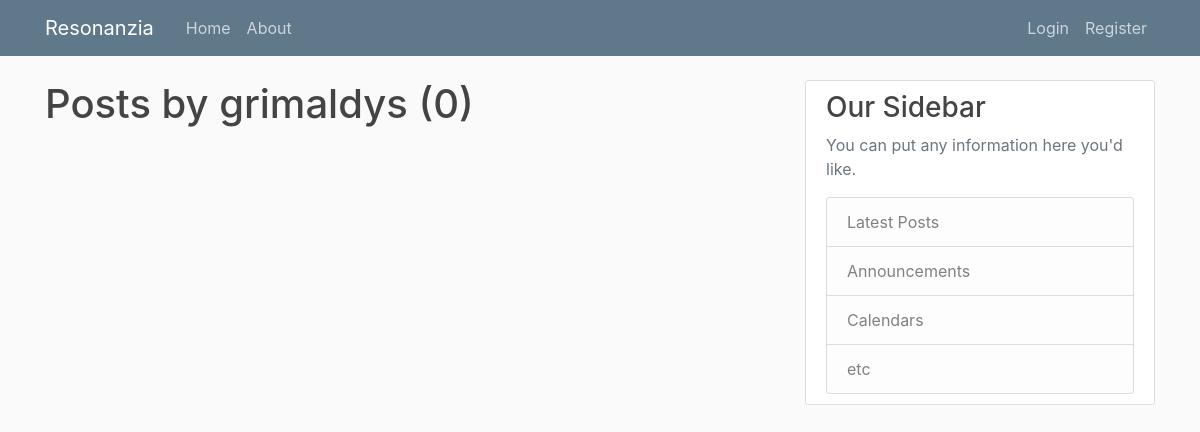
The page /user/grimaldys on the database as committed earlier.
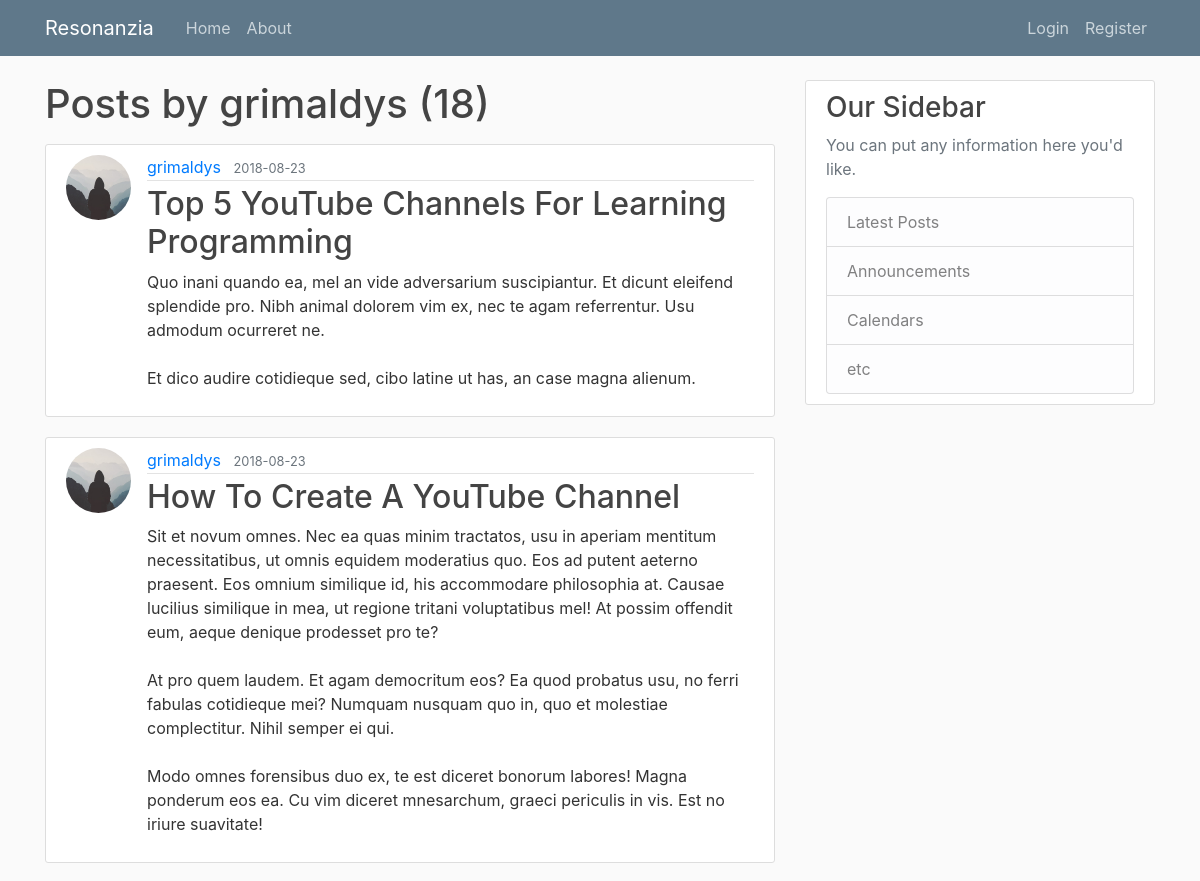
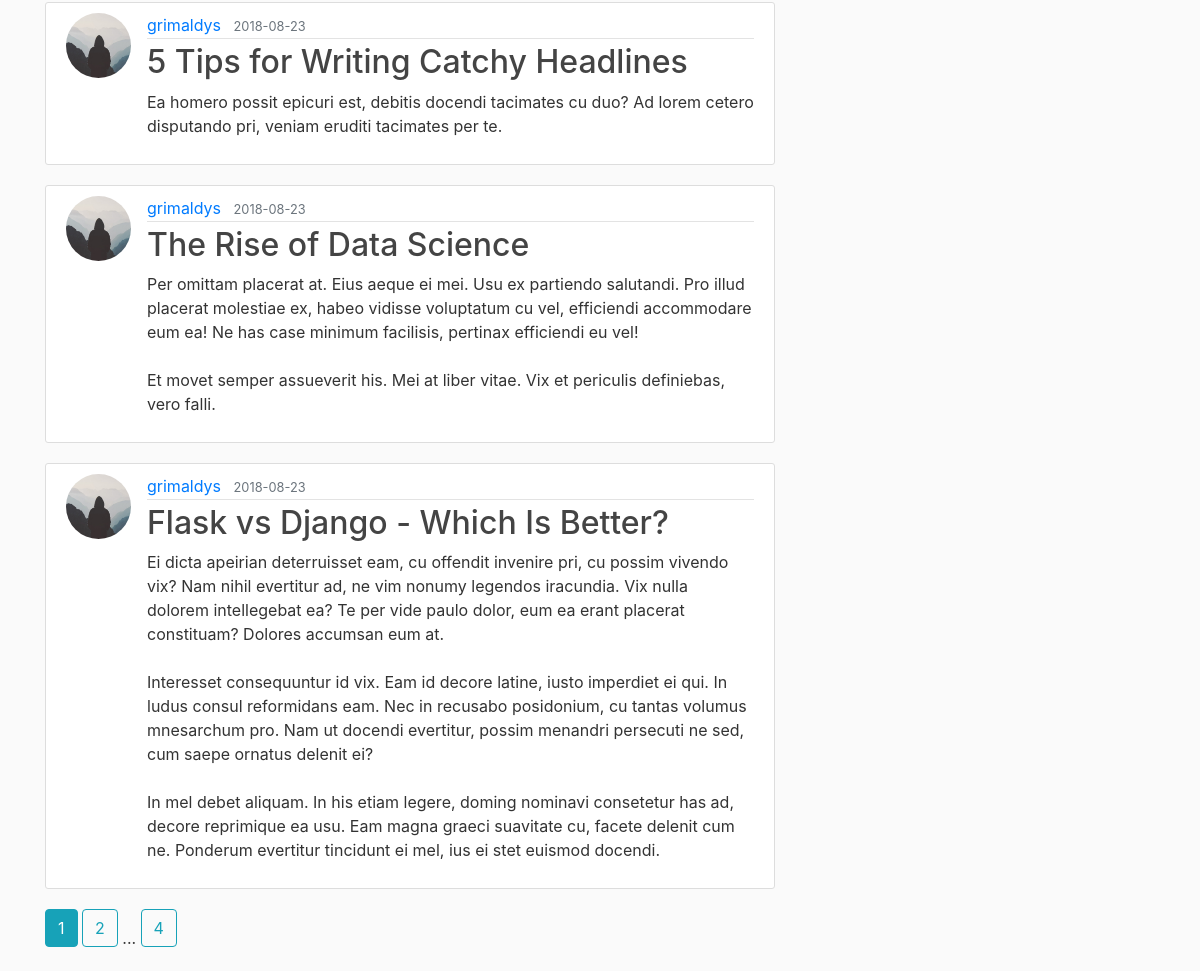
The same page on the database as committed later (2 pictures, top to bottom).
### flaskblog/models.py (models this page shows, shortened)
class User(db.Model, UserMixin):
    id = db.Column(db.Integer, primary_key=True)
    username = db.Column(db.String(20), unique=True, nullable=False)
    email = db.Column(db.String(120), unique=True, nullable=False)
    image_file = db.Column(db.String(20), nullable=False, default='default.jpg')
    password = db.Column(db.String(60), nullable=False, )
    posts = db.relationship('Post', backref='author', lazy=True)

class Post(db.Model):
    id = db.Column(db.Integer, primary_key=True)
    title = db.Column(db.String(100), nullable=False)
    date_posted = db.Column(db.DateTime, nullable=False,
                            default=datetime.utcnow)
    content = db.Column(db.Text, nullable=False)
    user_id = db.Column(db.Integer, db.ForeignKey('user.id'), nullable=False)

### flaskblog/users/routes.py (the view)
@users.route("/user/<string:username>")
def user_posts(username):
    page = request.args.get('page', 1, type=int)
    user = User.query.filter_by(username=username).first_or_404()
    posts = Post.query.filter_by(author=user)\
        .order_by(Post.date_posted.desc())\
        .paginate(page=page, per_page=5)
    return render_template('user_post.html', posts=posts, user=user)

### flaskblog/templates/user_post.html
{% extends "layout.html" %}
{% block content %}
  <h1 class="mb-3">Posts by {{ user.username }} ({{ posts.total }})</h1>
  {% for post in posts.items %}
    <article class="media content-section">
      <img class="rounded-circle article-img" src="{{ url_for('static',
      filename='profile_pics/' + post.author.image_file) }}">
      <div class="media-body">
        <div class="article-metadata">
          <a class="mr-2" href="{{ url_for('users.user_posts', username=post.author.username) }}">{{ post.author.username }}</a>
          <small class="text-muted">{{ post.date_posted.strftime('%Y-%m-%d') }}</small>
        </div>
        <h2><a class="article-title" href="{{ url_for('posts.post', post_id=post.id) }}">{{ post.title }}</a></h2>
        <p class="article-content">{{ post.content }}</p>
      </div>
    </article>
  {% endfor %}
  {% for page_num in posts.iter_pages(left_edge=1, right_edge=1, left_current=1, right_current=2) %}
    {% if page_num %}
      {% if posts.page == page_num %}
        <a class="btn btn-info mb-4" href="{{ url_for('users.user_posts', username=user.username, page=page_num) }}">{{ page_num }}</a>
      {% else %}
        <a class="btn btn-outline-info mb-4" href="{{ url_for('users.user_posts', username=user.username, page=page_num) }}">{{ page_num }}</a>
      {% endif %}
    {% else %}
      ...
    {% endif %}
  {% endfor %}
{% endblock content %}

### flaskblog/templates/layout.html (shortened to what this page needs)
<!DOCTYPE html>
<html lang="en">
<head>
    <link rel="stylesheet" href="https://maxcdn.bootstrapcdn.com/bootstrap/4.0.0/css/bootstrap.min.css">
    <link rel="stylesheet" type="text/css" href="{{ url_for('static', filename='main.css') }}">
</head>
<body>
    <header class="site-header">
      <nav class="navbar navbar-expand-md navbar-dark bg-steel fixed-top">
        <div class="container">
          <a class="navbar-brand mr-4" href="/">Resonanzia</a>
          <div class="collapse navbar-collapse" id="navbarToggle">
            <div class="navbar-nav mr-auto">
              <a class="nav-item nav-link" href="{{ url_for('main.home') }}">Home</a>
              <a class="nav-item nav-link" href="{{ url_for('main.about') }}">About</a>
            </div>
            <div class="navbar-nav">
              {% if current_user.is_authenticated %}
                <a class="nav-item nav-link" href="{{ url_for('posts.new_post') }}">New Post</a>
                <a class="nav-item nav-link" href="{{ url_for('users.account') }}">Account</a>
                <a class="nav-item nav-link" href="{{ url_for('users.logout') }}">Logout</a>
              {% else %}
                <a class="nav-item nav-link" href="{{ url_for('users.login') }}">Login</a>
                <a class="nav-item nav-link" href="{{ url_for('users.register') }}">Register</a>
              {% endif %}
            </div>
          </div>
        </div>
      </nav>
    </header>
    <main role="main" class="container">
      <div class="row">
        <div class="col-md-8">
          {% block content %}{% endblock %}
        </div>
        <div class="col-md-4">
          <div class="content-section">
            <h3>Our Sidebar</h3>
            <p class='text-muted'>You can put any information here you'd like.</p>
              <ul class="list-group">
                <li class="list-group-item list-group-item-light">Latest Posts</li>
                <li class="list-group-item list-group-item-light">Announcements</li>
                <li class="list-group-item list-group-item-light">Calendars</li>
                <li class="list-group-item list-group-item-light">etc</li>
              </ul>
          </div>
        </div>
      </div>
    </main>
</body>
</html>

### flaskblog/static/main.css (style rules this page uses)
body { background: #fafafa; color: #333333; margin-top: 5rem; }
h1, h2, h3, h4, h5, h6 { color: #444444; }
.bg-steel { background-color: #5f788a; }
.site-header .navbar-nav .nav-link { color: #cbd5db; }
.content-section { background: #ffffff; padding: 10px 20px; border: 1px solid #dddddd; border-radius: 3px; margin-bottom: 20px; }
.article-title { color: #444444; }
.article-content { white-space: pre-line; }
.article-img { height: 65px; width: 65px; margin-right: 16px; }
.article-metadata { padding-bottom: 1px; margin-bottom: 4px; border-bottom: 1px solid #e3e3e3 }

Rows that differ between the two databases and show on the page:
added Post: image_file (placeholder picture), author.username "grimaldys", date_posted "2018-08-23", title "Top 5 YouTube Channels For Learning Programming", content "Quo inani quando ea, mel an vide adversarium suscipiantur. Et dicunt eleifend splendide pro. Nibh animal dolorem vim ex, nec te agam referrentur. Usu admodum ocurreret ne. Et dico audire cotidieque sed, cibo latine ut has, an case magna alienum."
added Post: image_file (placeholder picture), author.username "grimaldys", date_posted "2018-08-23", title "How To Create A YouTube Channel", content "Sit et novum omnes. Nec ea quas minim tractatos, usu in aperiam mentitum necessitatibus, ut omnis equidem moderatius quo. Eos ad putent aeterno praesent. Eos omnium similique id, his accommodare philosophia at. Causae lucilius similique in mea, ut regione tritani voluptatibus mel! At possim offendit eum, aeque denique prodesset pro te? At pro quem laudem. Et agam democritum eos? Ea quod probatus usu, no ferri fabulas cotidieque mei? Numquam nusquam quo in, quo et molestiae complectitur. Nihil semper ei qui. Modo omnes forensibus duo ex, te est diceret bonorum labores! Magna ponderum eos ea. Cu vim diceret mnesarchum, graeci periculis in vis. Est no iriure suavitate!"
added Post: image_file (placeholder picture), author.username "grimaldys", date_posted "2018-08-23", title "5 Tips for Writing Catchy Headlines", content "Ea homero possit epicuri est, debitis docendi tacimates cu duo? Ad lorem cetero disputando pri, veniam eruditi tacimates per te."
added Post: image_file (placeholder picture), author.username "grimaldys", date_posted "2018-08-23", title "The Rise of Data Science", content "Per omittam placerat at. Eius aeque ei mei. Usu ex partiendo salutandi. Pro illud placerat molestiae ex, habeo vidisse voluptatum cu vel, efficiendi accommodare eum ea! Ne has case minimum facilisis, pertinax efficiendi eu vel! Et movet semper assueverit his. Mei at liber vitae. Vix et periculis definiebas, vero falli."
added Post: image_file (placeholder picture), author.username "grimaldys", date_posted "2018-08-23", title "Flask vs Django - Which Is Better?", content "Ei dicta apeirian deterruisset eam, cu offendit invenire pri, cu possim vivendo vix? Nam nihil evertitur ad, ne vim nonumy legendos iracundia. Vix nulla dolorem intellegebat ea? Te per vide paulo dolor, eum ea erant placerat constituam? Dolores accumsan eum at. Interesset consequuntur id vix. Eam id decore latine, iusto imperdiet ei qui. In ludus consul reformidans eam. Nec in recusabo posidonium, cu tantas volumus mnesarchum pro. Nam ut docendi evertitur, possim menandri persecuti ne sed, cum saepe ornatus delenit ei? In mel debet aliquam. In his etiam legere, doming nominavi consetetur has ad, decore reprimique ea usu. Eam magna graeci suavitate cu, facete delenit cum ne. Ponderum…"
Other text that changed with them:
{{ posts.total }}: "0" → "18"
new list line: "1"
new list line: "2"
new list line: "4"
